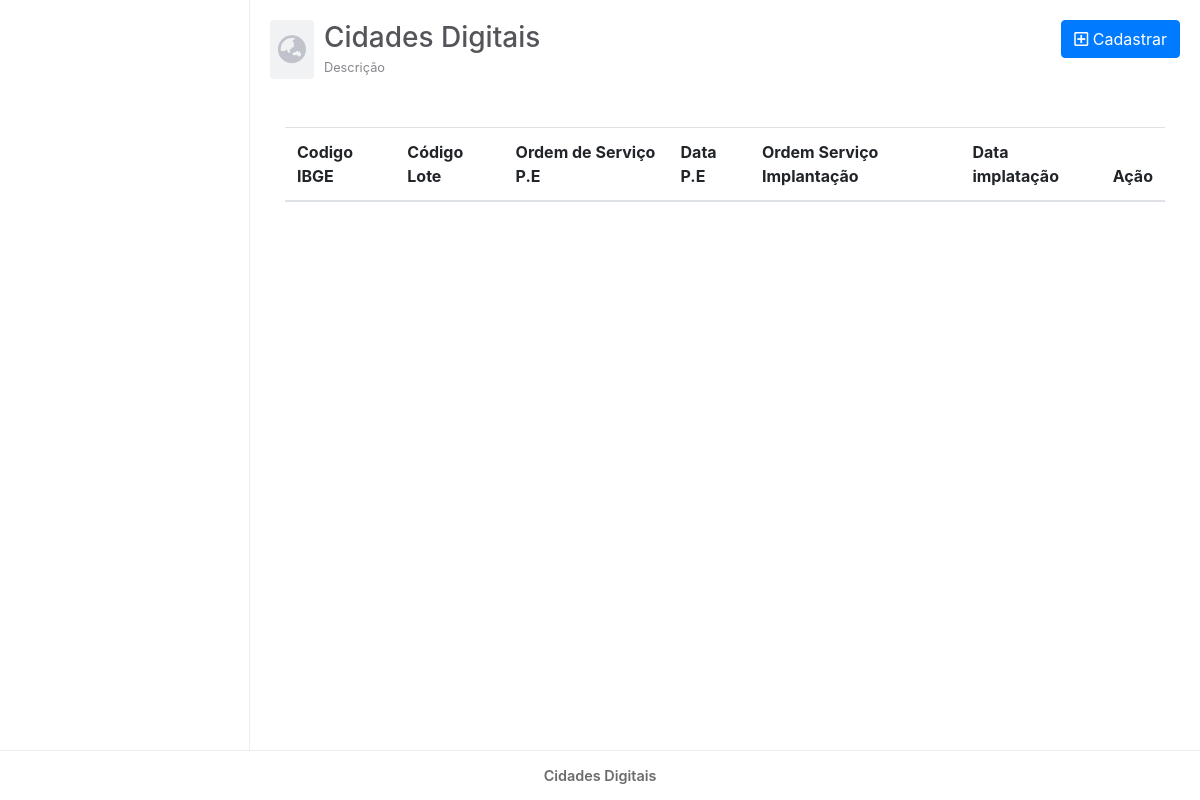
The page /View/Cd.php on the database as committed earlier.
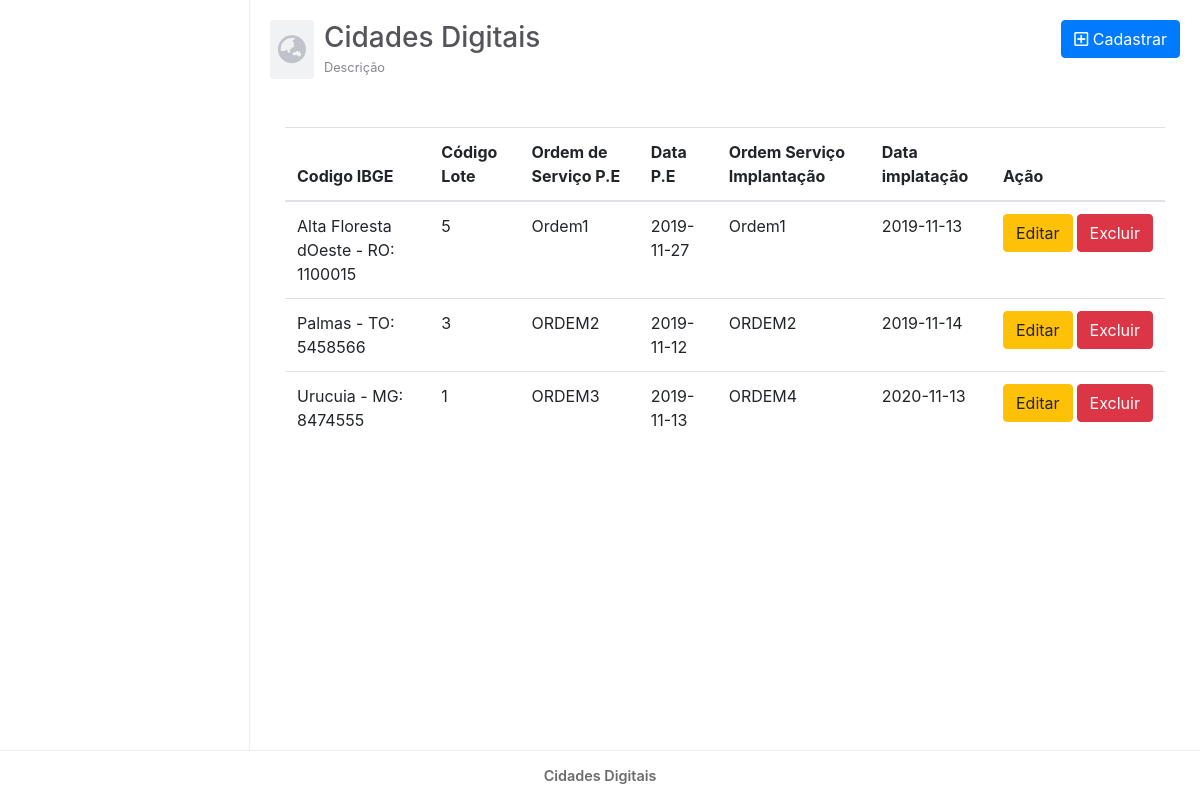
The same page on the database as committed later.
### tables this page shows
CREATE TABLE IF NOT EXISTS `cd` (
  `cod_ibge` int(7) NOT NULL,
  `cod_lote` int(11) NOT NULL,
  `os_pe` varchar(10) DEFAULT NULL,
  `data_pe` date DEFAULT NULL,
  `os_imp` varchar(10) DEFAULT NULL,
  `data_imp` date DEFAULT NULL,
  PRIMARY KEY (`cod_ibge`),
  KEY `fk_cd_lote1_idx` (`cod_lote`)
);

### Model/DAO/ClassCdDAO.PHP (called while the page is built, shortened)
<?php
class ClassCdDAO {
    public function listarCd(){
        try {
            $pdo = Conexao::getInstance();
            $sql = "SELECT CONCAT(municipio.nome_municipio,  ' - ' , municipio.uf,': ',cd.cod_ibge) AS cod_ibge,cd.cod_lote,cd.os_pe,cd.data_pe,cd.os_imp,cd.data_imp
            FROM cd
            INNER JOIN municipio ON cd.cod_ibge = municipio.cod_ibge
            ORDER BY cod_ibge ASC";
            $stmt = $pdo->prepare($sql);
            $stmt->execute();
            return $stmt->fetchAll();
        } catch (PDOException $ex) {
            return $ex->getMessage();
        }
    }
}

### Controller/ControleListarCd.php (called while the page is built)
<?php
require_once '../Model/DAO/ClassCdDAO.php';
$listar = new ClassCdDAO();
$dados = $listar->listarCd();
if($dados) {
    $array_dados = $dados;
} else {
    $array_dados = [];
}

### view/Cd.php (the view, shortened to what this page needs)
<?php
    include_once("_cabecalho.php");
    require_once("../Controller/ControleListarCd.php");
    ?>
    <main id="main">
        <div class="row mb-5">
          <div id="mainHeader" class="col-md-6 d-flex align-items-center">
            <span id="mainHeaderIcon">
                <i class="fas fa-globe-asia"></i>
            </span>
            <span>
            <h3 class="mb-0">Cidades Digitais</h3>
            <small>Descrição</small>
            </span>
            </div>
            <div class="col-md-6 text-right">
                <button type="button" class="btn btn-primary" data-toggle="modal" data-target=".cadastrar-Cd-modal-lg">
                <i class="far fa-plus-square"></i>
                Cadastrar
                </button>
            </div>
        </div>
        <div class="container">
          <div class="row">
            <div class="col-12">
              <div class="table-responsive">
                <table class="table">
                  <thead>
                    <tr>
                      <th scope="col">Codigo IBGE</th>
                      <th scope="col">Código Lote</th>
                      <th scope="col">Ordem de Serviço P.E </th>
                      <th scope="col">Data P.E</th>
                      <th scope="col">Ordem Serviço Implantação</th>
                      <th scope="col">Data implatação</th>
                      <th scope="col">Ação</th>
                    </tr>
                  </thead>
                  <tbody>
                  <?php
                    foreach($array_dados as $key => $value) {
                        ?>
                        <tr>
                          <td><?php echo $value['cod_ibge'] ?></td>
                          <td><?php echo $value['cod_lote'] ?></td>
                          <td><?php echo $value['os_pe'] ?></td>
                          <td><?php echo $value['data_pe'] ?></td>
                          <td><?php echo $value['os_imp'] ?></td>
                          <td><?php echo $value['data_imp'] ?></td>
                          <td>
                            <span class="d-flex">
                              <a href="<?php echo URL ?>View/CdEditar.php?cod_ibge=<?php echo $value['cod_ibge'] ?>"
                                class="btn btn-warning mr-1">
                                Editar
                              </a>
                              <button onclick="apagarDados('<?php echo URL ?>Controller/ControleApagarCd.php?cod_ibge=<?php echo $value['cod_ibge'] ?>')" class="btn btn-danger">Excluir</button>
                            </span>
                          </td>
                        </tr>
                        <?php
                    }
                  ?>
                  </tbody>
                </table>
              </div>
            </div>
          </div>
        </div>
    </main>
  <?php
    include_once('_rodape.php');
?>

Rows that differ between the two databases and show on the page:
added cd: cod_ibge "Alta Floresta dOeste - RO: 1100015", cod_lote "5", os_pe "Ordem1", data_pe "2019-11-27", os_imp "Ordem1", data_imp "2019-11-13"
added cd: cod_ibge "Palmas - TO: 5458566", cod_lote "3", os_pe "ORDEM2", data_pe "2019-11-12", os_imp "ORDEM2", data_imp "2019-11-14"
added cd: cod_ibge "Urucuia - MG: 8474555", cod_lote "1", os_pe "ORDEM3", data_pe "2019-11-13", os_imp "ORDEM4", data_imp "2020-11-13"
